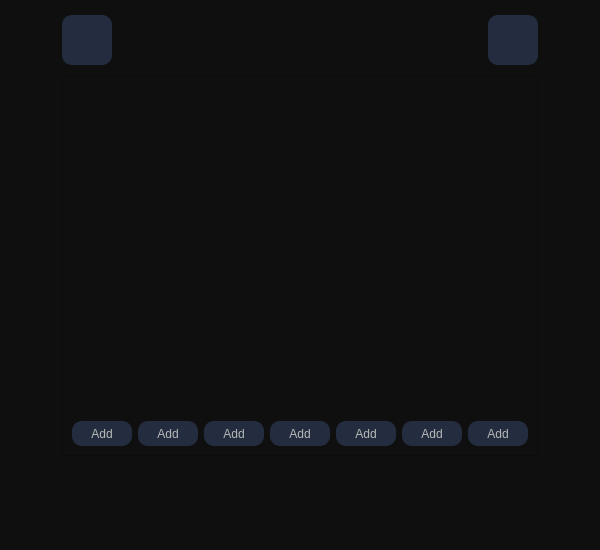
<?xml version="1.0" encoding="UTF-8"?>
<ui version="4.0">
 <class>Connect4Game</class>
 <widget class="QWidget" name="Connect4Game">
  <property name="geometry">
   <rect>
    <x>0</x>
    <y>0</y>
    <width>600</width>
    <height>550</height>
   </rect>
  </property>
  <property name="minimumSize">
   <size>
    <width>600</width>
    <height>550</height>
   </size>
  </property>
  <property name="styleSheet">
   <string notr="true">QWidget {
	background-color: #0F0F0F;
}
QPushButton {
	color: rgb(185, 185, 185);
	border-radius: 10px;
	background-color: #232D3F;
}

QPushButton:hover {
	background-color: #0086f4;
}

QLabel {
	color: rgb(209, 209, 209);
}</string>
  </property>
  <layout class="QGridLayout" name="gridLayout_2" rowstretch="3,0,0,1,0,2">
   <item row="4" column="4">
    <widget class="QLabel" name="vsLabel">
     <property name="maximumSize">
      <size>
       <width>50</width>
       <height>50</height>
      </size>
     </property>
     <property name="text">
      <string/>
     </property>
     <property name="pixmap">
      <pixmap resource="../Resources/resource.qrc">:/icons/vs.png</pixmap>
     </property>
     <property name="scaledContents">
      <bool>true</bool>
     </property>
     <property name="alignment">
      <set>Qt::AlignCenter</set>
     </property>
    </widget>
   </item>
   <item row="2" column="8">
    <spacer name="horizontalSpacer_2">
     <property name="orientation">
      <enum>Qt::Horizontal</enum>
     </property>
     <property name="sizeHint" stdset="0">
      <size>
       <width>0</width>
       <height>0</height>
      </size>
     </property>
    </spacer>
   </item>
   <item row="2" column="1" colspan="7">
    <widget class="QFrame" name="boardFrame">
     <property name="styleSheet">
      <string notr="true">QFrame {
    border: 1px solid #0086f4;
    border-radius: 10px;
}
QLabel {
	font: 700 20pt &quot;Comic Sans MS&quot;;
}

QFrame &gt; QWidget {
    border: none;
}</string>
     </property>
     <property name="frameShape">
      <enum>QFrame::StyledPanel</enum>
     </property>
     <property name="frameShadow">
      <enum>QFrame::Raised</enum>
     </property>
     <layout class="QGridLayout" name="gridLayout">
      <item row="5" column="3">
       <widget class="QLabel" name="cell19">
        <property name="minimumSize">
         <size>
          <width>50</width>
          <height>50</height>
         </size>
        </property>
        <property name="maximumSize">
         <size>
          <width>100</width>
          <height>50</height>
         </size>
        </property>
        <property name="text">
         <string/>
        </property>
        <property name="alignment">
         <set>Qt::AlignCenter</set>
        </property>
       </widget>
      </item>
      <item row="5" column="0">
       <widget class="QLabel" name="cell1">
        <property name="minimumSize">
         <size>
          <width>50</width>
          <height>50</height>
         </size>
        </property>
        <property name="maximumSize">
         <size>
          <width>100</width>
          <height>50</height>
         </size>
        </property>
        <property name="alignment">
         <set>Qt::AlignCenter</set>
        </property>
       </widget>
      </item>
      <item row="3" column="0">
       <widget class="QLabel" name="cell3">
        <property name="minimumSize">
         <size>
          <width>50</width>
          <height>50</height>
         </size>
        </property>
        <property name="maximumSize">
         <size>
          <width>100</width>
          <height>50</height>
         </size>
        </property>
        <property name="text">
         <string/>
        </property>
        <property name="alignment">
         <set>Qt::AlignCenter</set>
        </property>
       </widget>
      </item>
      <item row="5" column="2">
       <widget class="QLabel" name="cell13">
        <property name="minimumSize">
         <size>
          <width>50</width>
          <height>50</height>
         </size>
        </property>
        <property name="maximumSize">
         <size>
          <width>100</width>
          <height>50</height>
         </size>
        </property>
        <property name="text">
         <string/>
        </property>
        <property name="alignment">
         <set>Qt::AlignCenter</set>
        </property>
       </widget>
      </item>
      <item row="6" column="1">
       <widget class="QPushButton" name="push2">
        <property name="minimumSize">
         <size>
          <width>60</width>
          <height>25</height>
         </size>
        </property>
        <property name="maximumSize">
         <size>
          <width>100</width>
          <height>25</height>
         </size>
        </property>
        <property name="focusPolicy">
         <enum>Qt::NoFocus</enum>
        </property>
        <property name="text">
         <string>Add</string>
        </property>
        <property name="icon">
         <iconset resource="../Resources/resource.qrc">
          <normaloff>:/icons/add.png</normaloff>:/icons/add.png</iconset>
        </property>
        <property name="iconSize">
         <size>
          <width>16</width>
          <height>16</height>
         </size>
        </property>
       </widget>
      </item>
      <item row="6" column="4">
       <widget class="QPushButton" name="push5">
        <property name="minimumSize">
         <size>
          <width>60</width>
          <height>25</height>
         </size>
        </property>
        <property name="maximumSize">
         <size>
          <width>100</width>
          <height>25</height>
         </size>
        </property>
        <property name="focusPolicy">
         <enum>Qt::NoFocus</enum>
        </property>
        <property name="text">
         <string>Add</string>
        </property>
        <property name="icon">
         <iconset resource="../Resources/resource.qrc">
          <normaloff>:/icons/add.png</normaloff>:/icons/add.png</iconset>
        </property>
        <property name="iconSize">
         <size>
          <width>16</width>
          <height>16</height>
         </size>
        </property>
       </widget>
      </item>
      <item row="6" column="5">
       <widget class="QPushButton" name="push6">
        <property name="minimumSize">
         <size>
          <width>60</width>
          <height>25</height>
         </size>
        </property>
        <property name="maximumSize">
         <size>
          <width>100</width>
          <height>25</height>
         </size>
        </property>
        <property name="focusPolicy">
         <enum>Qt::NoFocus</enum>
        </property>
        <property name="text">
         <string>Add</string>
        </property>
        <property name="icon">
         <iconset resource="../Resources/resource.qrc">
          <normaloff>:/icons/add.png</normaloff>:/icons/add.png</iconset>
        </property>
        <property name="iconSize">
         <size>
          <width>16</width>
          <height>16</height>
         </size>
        </property>
       </widget>
      </item>
      <item row="5" column="1">
       <widget class="QLabel" name="cell7">
        <property name="minimumSize">
         <size>
          <width>50</width>
          <height>50</height>
         </size>
        </property>
        <property name="maximumSize">
         <size>
          <width>100</width>
          <height>50</height>
         </size>
        </property>
        <property name="text">
         <string/>
        </property>
        <property name="alignment">
         <set>Qt::AlignCenter</set>
        </property>
       </widget>
      </item>
      <item row="6" column="6">
       <widget class="QPushButton" name="push7">
        <property name="minimumSize">
         <size>
          <width>60</width>
          <height>25</height>
         </size>
        </property>
        <property name="maximumSize">
         <size>
          <width>100</width>
          <height>25</height>
         </size>
        </property>
        <property name="focusPolicy">
         <enum>Qt::NoFocus</enum>
        </property>
        <property name="styleSheet">
         <string notr="true"/>
        </property>
        <property name="text">
         <string>Add</string>
        </property>
        <property name="icon">
         <iconset resource="../Resources/resource.qrc">
          <normaloff>:/icons/add.png</normaloff>:/icons/add.png</iconset>
        </property>
        <property name="iconSize">
         <size>
          <width>16</width>
          <height>16</height>
         </size>
        </property>
       </widget>
      </item>
      <item row="5" column="6">
       <widget class="QLabel" name="cell37">
        <property name="minimumSize">
         <size>
          <width>50</width>
          <height>50</height>
         </size>
        </property>
        <property name="maximumSize">
         <size>
          <width>100</width>
          <height>50</height>
         </size>
        </property>
        <property name="text">
         <string/>
        </property>
        <property name="alignment">
         <set>Qt::AlignCenter</set>
        </property>
       </widget>
      </item>
      <item row="6" column="3">
       <widget class="QPushButton" name="push4">
        <property name="minimumSize">
         <size>
          <width>60</width>
          <height>25</height>
         </size>
        </property>
        <property name="maximumSize">
         <size>
          <width>100</width>
          <height>25</height>
         </size>
        </property>
        <property name="focusPolicy">
         <enum>Qt::NoFocus</enum>
        </property>
        <property name="text">
         <string>Add</string>
        </property>
        <property name="icon">
         <iconset resource="../Resources/resource.qrc">
          <normaloff>:/icons/add.png</normaloff>:/icons/add.png</iconset>
        </property>
        <property name="iconSize">
         <size>
          <width>16</width>
          <height>16</height>
         </size>
        </property>
       </widget>
      </item>
      <item row="4" column="0">
       <widget class="QLabel" name="cell2">
        <property name="minimumSize">
         <size>
          <width>50</width>
          <height>50</height>
         </size>
        </property>
        <property name="maximumSize">
         <size>
          <width>100</width>
          <height>50</height>
         </size>
        </property>
        <property name="text">
         <string/>
        </property>
        <property name="alignment">
         <set>Qt::AlignCenter</set>
        </property>
       </widget>
      </item>
      <item row="5" column="4">
       <widget class="QLabel" name="cell25">
        <property name="minimumSize">
         <size>
          <width>50</width>
          <height>50</height>
         </size>
        </property>
        <property name="maximumSize">
         <size>
          <width>100</width>
          <height>50</height>
         </size>
        </property>
        <property name="text">
         <string/>
        </property>
        <property name="alignment">
         <set>Qt::AlignCenter</set>
        </property>
       </widget>
      </item>
      <item row="2" column="0">
       <widget class="QLabel" name="cell4">
        <property name="minimumSize">
         <size>
          <width>50</width>
          <height>50</height>
         </size>
        </property>
        <property name="maximumSize">
         <size>
          <width>100</width>
          <height>50</height>
         </size>
        </property>
        <property name="text">
         <string/>
        </property>
        <property name="alignment">
         <set>Qt::AlignCenter</set>
        </property>
       </widget>
      </item>
      <item row="6" column="0">
       <widget class="QPushButton" name="push1">
        <property name="minimumSize">
         <size>
          <width>60</width>
          <height>25</height>
         </size>
        </property>
        <property name="maximumSize">
         <size>
          <width>100</width>
          <height>25</height>
         </size>
        </property>
        <property name="focusPolicy">
         <enum>Qt::NoFocus</enum>
        </property>
        <property name="text">
         <string>Add</string>
        </property>
        <property name="icon">
         <iconset resource="../Resources/resource.qrc">
          <normaloff>:/icons/add.png</normaloff>:/icons/add.png</iconset>
        </property>
        <property name="iconSize">
         <size>
          <width>16</width>
          <height>16</height>
         </size>
        </property>
       </widget>
      </item>
      <item row="6" column="2">
       <widget class="QPushButton" name="push3">
        <property name="minimumSize">
         <size>
          <width>60</width>
          <height>25</height>
         </size>
        </property>
        <property name="maximumSize">
         <size>
          <width>100</width>
          <height>25</height>
         </size>
        </property>
        <property name="focusPolicy">
         <enum>Qt::NoFocus</enum>
        </property>
        <property name="text">
         <string>Add</string>
        </property>
        <property name="icon">
         <iconset resource="../Resources/resource.qrc">
          <normaloff>:/icons/add.png</normaloff>:/icons/add.png</iconset>
        </property>
        <property name="iconSize">
         <size>
          <width>16</width>
          <height>16</height>
         </size>
        </property>
       </widget>
      </item>
      <item row="1" column="0">
       <widget class="QLabel" name="cell5">
        <property name="minimumSize">
         <size>
          <width>50</width>
          <height>50</height>
         </size>
        </property>
        <property name="maximumSize">
         <size>
          <width>100</width>
          <height>50</height>
         </size>
        </property>
        <property name="text">
         <string/>
        </property>
        <property name="alignment">
         <set>Qt::AlignCenter</set>
        </property>
       </widget>
      </item>
      <item row="5" column="5">
       <widget class="QLabel" name="cell31">
        <property name="minimumSize">
         <size>
          <width>50</width>
          <height>50</height>
         </size>
        </property>
        <property name="maximumSize">
         <size>
          <width>100</width>
          <height>50</height>
         </size>
        </property>
        <property name="text">
         <string/>
        </property>
        <property name="alignment">
         <set>Qt::AlignCenter</set>
        </property>
       </widget>
      </item>
      <item row="0" column="0">
       <widget class="QLabel" name="cell6">
        <property name="minimumSize">
         <size>
          <width>50</width>
          <height>50</height>
         </size>
        </property>
        <property name="maximumSize">
         <size>
          <width>100</width>
          <height>50</height>
         </size>
        </property>
        <property name="text">
         <string/>
        </property>
        <property name="alignment">
         <set>Qt::AlignCenter</set>
        </property>
       </widget>
      </item>
      <item row="4" column="1">
       <widget class="QLabel" name="cell8">
        <property name="minimumSize">
         <size>
          <width>50</width>
          <height>50</height>
         </size>
        </property>
        <property name="maximumSize">
         <size>
          <width>100</width>
          <height>50</height>
         </size>
        </property>
        <property name="text">
         <string/>
        </property>
        <property name="alignment">
         <set>Qt::AlignCenter</set>
        </property>
       </widget>
      </item>
      <item row="3" column="1">
       <widget class="QLabel" name="cell9">
        <property name="minimumSize">
         <size>
          <width>50</width>
          <height>50</height>
         </size>
        </property>
        <property name="maximumSize">
         <size>
          <width>100</width>
          <height>50</height>
         </size>
        </property>
        <property name="text">
         <string/>
        </property>
        <property name="alignment">
         <set>Qt::AlignCenter</set>
        </property>
       </widget>
      </item>
      <item row="2" column="1">
       <widget class="QLabel" name="cell10">
        <property name="minimumSize">
         <size>
          <width>50</width>
          <height>50</height>
         </size>
        </property>
        <property name="maximumSize">
         <size>
          <width>100</width>
          <height>50</height>
         </size>
        </property>
        <property name="text">
         <string/>
        </property>
        <property name="alignment">
         <set>Qt::AlignCenter</set>
        </property>
       </widget>
      </item>
      <item row="1" column="1">
       <widget class="QLabel" name="cell11">
        <property name="minimumSize">
         <size>
          <width>50</width>
          <height>50</height>
         </size>
        </property>
        <property name="maximumSize">
         <size>
          <width>100</width>
          <height>50</height>
         </size>
        </property>
        <property name="text">
         <string/>
        </property>
        <property name="alignment">
         <set>Qt::AlignCenter</set>
        </property>
       </widget>
      </item>
      <item row="0" column="1">
       <widget class="QLabel" name="cell12">
        <property name="minimumSize">
         <size>
          <width>50</width>
          <height>50</height>
         </size>
        </property>
        <property name="maximumSize">
         <size>
          <width>100</width>
          <height>50</height>
         </size>
        </property>
        <property name="text">
         <string/>
        </property>
        <property name="alignment">
         <set>Qt::AlignCenter</set>
        </property>
       </widget>
      </item>
      <item row="4" column="2">
       <widget class="QLabel" name="cell14">
        <property name="minimumSize">
         <size>
          <width>50</width>
          <height>50</height>
         </size>
        </property>
        <property name="maximumSize">
         <size>
          <width>100</width>
          <height>50</height>
         </size>
        </property>
        <property name="text">
         <string/>
        </property>
        <property name="alignment">
         <set>Qt::AlignCenter</set>
        </property>
       </widget>
      </item>
      <item row="3" column="2">
       <widget class="QLabel" name="cell15">
        <property name="minimumSize">
         <size>
          <width>50</width>
          <height>50</height>
         </size>
        </property>
        <property name="maximumSize">
         <size>
          <width>100</width>
          <height>50</height>
         </size>
        </property>
        <property name="text">
         <string/>
        </property>
        <property name="alignment">
         <set>Qt::AlignCenter</set>
        </property>
       </widget>
      </item>
      <item row="2" column="2">
       <widget class="QLabel" name="cell16">
        <property name="minimumSize">
         <size>
          <width>50</width>
          <height>50</height>
         </size>
        </property>
        <property name="maximumSize">
         <size>
          <width>100</width>
          <height>50</height>
         </size>
        </property>
        <property name="text">
         <string/>
        </property>
        <property name="alignment">
         <set>Qt::AlignCenter</set>
        </property>
       </widget>
      </item>
      <item row="1" column="2">
       <widget class="QLabel" name="cell17">
        <property name="minimumSize">
         <size>
          <width>50</width>
          <height>50</height>
         </size>
        </property>
        <property name="maximumSize">
         <size>
          <width>100</width>
          <height>50</height>
         </size>
        </property>
        <property name="text">
         <string/>
        </property>
        <property name="alignment">
         <set>Qt::AlignCenter</set>
        </property>
       </widget>
      </item>
      <item row="0" column="2">
       <widget class="QLabel" name="cell18">
        <property name="minimumSize">
         <size>
          <width>50</width>
          <height>50</height>
         </size>
        </property>
        <property name="maximumSize">
         <size>
          <width>100</width>
          <height>50</height>
         </size>
        </property>
        <property name="text">
         <string/>
        </property>
        <property name="alignment">
         <set>Qt::AlignCenter</set>
        </property>
       </widget>
      </item>
      <item row="4" column="3">
       <widget class="QLabel" name="cell20">
        <property name="minimumSize">
         <size>
          <width>50</width>
          <height>50</height>
         </size>
        </property>
        <property name="maximumSize">
         <size>
          <width>100</width>
          <height>50</height>
         </size>
        </property>
        <property name="text">
         <string/>
        </property>
        <property name="alignment">
         <set>Qt::AlignCenter</set>
        </property>
       </widget>
      </item>
      <item row="4" column="4">
       <widget class="QLabel" name="cell26">
        <property name="minimumSize">
         <size>
          <width>50</width>
          <height>50</height>
         </size>
        </property>
        <property name="maximumSize">
         <size>
          <width>100</width>
          <height>50</height>
         </size>
        </property>
        <property name="text">
         <string/>
        </property>
        <property name="alignment">
         <set>Qt::AlignCenter</set>
        </property>
       </widget>
      </item>
      <item row="3" column="3">
       <widget class="QLabel" name="cell21">
        <property name="minimumSize">
         <size>
          <width>50</width>
          <height>50</height>
         </size>
        </property>
        <property name="maximumSize">
         <size>
          <width>100</width>
          <height>50</height>
         </size>
        </property>
        <property name="text">
         <string/>
        </property>
        <property name="alignment">
         <set>Qt::AlignCenter</set>
        </property>
       </widget>
      </item>
      <item row="2" column="3">
       <widget class="QLabel" name="cell22">
        <property name="minimumSize">
         <size>
          <width>50</width>
          <height>50</height>
         </size>
        </property>
        <property name="maximumSize">
         <size>
          <width>100</width>
          <height>50</height>
         </size>
        </property>
        <property name="text">
         <string/>
        </property>
        <property name="alignment">
         <set>Qt::AlignCenter</set>
        </property>
       </widget>
      </item>
      <item row="1" column="3">
       <widget class="QLabel" name="cell23">
        <property name="minimumSize">
         <size>
          <width>50</width>
          <height>50</height>
         </size>
        </property>
        <property name="maximumSize">
         <size>
          <width>100</width>
          <height>50</height>
         </size>
        </property>
        <property name="text">
         <string/>
        </property>
        <property name="alignment">
         <set>Qt::AlignCenter</set>
        </property>
       </widget>
      </item>
      <item row="0" column="3">
       <widget class="QLabel" name="cell24">
        <property name="minimumSize">
         <size>
          <width>50</width>
          <height>50</height>
         </size>
        </property>
        <property name="maximumSize">
         <size>
          <width>100</width>
          <height>50</height>
         </size>
        </property>
        <property name="text">
         <string/>
        </property>
        <property name="alignment">
         <set>Qt::AlignCenter</set>
        </property>
       </widget>
      </item>
      <item row="3" column="4">
       <widget class="QLabel" name="cell27">
        <property name="minimumSize">
         <size>
          <width>50</width>
          <height>50</height>
         </size>
        </property>
        <property name="maximumSize">
         <size>
          <width>100</width>
          <height>50</height>
         </size>
        </property>
        <property name="text">
         <string/>
        </property>
        <property name="alignment">
         <set>Qt::AlignCenter</set>
        </property>
       </widget>
      </item>
      <item row="2" column="4">
       <widget class="QLabel" name="cell28">
        <property name="minimumSize">
         <size>
          <width>50</width>
          <height>50</height>
         </size>
        </property>
        <property name="maximumSize">
         <size>
          <width>100</width>
          <height>50</height>
         </size>
        </property>
        <property name="text">
         <string/>
        </property>
        <property name="alignment">
         <set>Qt::AlignCenter</set>
        </property>
       </widget>
      </item>
      <item row="1" column="4">
       <widget class="QLabel" name="cell29">
        <property name="minimumSize">
         <size>
          <width>50</width>
          <height>50</height>
         </size>
        </property>
        <property name="maximumSize">
         <size>
          <width>100</width>
          <height>50</height>
         </size>
        </property>
        <property name="text">
         <string/>
        </property>
        <property name="alignment">
         <set>Qt::AlignCenter</set>
        </property>
       </widget>
      </item>
      <item row="0" column="4">
       <widget class="QLabel" name="cell30">
        <property name="minimumSize">
         <size>
          <width>50</width>
          <height>50</height>
         </size>
        </property>
        <property name="maximumSize">
         <size>
          <width>100</width>
          <height>50</height>
         </size>
        </property>
        <property name="text">
         <string/>
        </property>
        <property name="alignment">
         <set>Qt::AlignCenter</set>
        </property>
       </widget>
      </item>
      <item row="4" column="5">
       <widget class="QLabel" name="cell32">
        <property name="minimumSize">
         <size>
          <width>50</width>
          <height>50</height>
         </size>
        </property>
        <property name="maximumSize">
         <size>
          <width>100</width>
          <height>50</height>
         </size>
        </property>
        <property name="text">
         <string/>
        </property>
        <property name="alignment">
         <set>Qt::AlignCenter</set>
        </property>
       </widget>
      </item>
      <item row="3" column="5">
       <widget class="QLabel" name="cell33">
        <property name="minimumSize">
         <size>
          <width>50</width>
          <height>50</height>
         </size>
        </property>
        <property name="maximumSize">
         <size>
          <width>100</width>
          <height>50</height>
         </size>
        </property>
        <property name="font">
         <font>
          <family>Comic Sans MS</family>
          <pointsize>20</pointsize>
          <italic>false</italic>
          <bold>true</bold>
         </font>
        </property>
        <property name="text">
         <string/>
        </property>
        <property name="alignment">
         <set>Qt::AlignCenter</set>
        </property>
       </widget>
      </item>
      <item row="2" column="5">
       <widget class="QLabel" name="cell34">
        <property name="minimumSize">
         <size>
          <width>50</width>
          <height>50</height>
         </size>
        </property>
        <property name="maximumSize">
         <size>
          <width>100</width>
          <height>50</height>
         </size>
        </property>
        <property name="text">
         <string/>
        </property>
        <property name="alignment">
         <set>Qt::AlignCenter</set>
        </property>
       </widget>
      </item>
      <item row="0" column="5">
       <widget class="QLabel" name="cell36">
        <property name="minimumSize">
         <size>
          <width>50</width>
          <height>50</height>
         </size>
        </property>
        <property name="maximumSize">
         <size>
          <width>100</width>
          <height>50</height>
         </size>
        </property>
        <property name="text">
         <string/>
        </property>
        <property name="alignment">
         <set>Qt::AlignCenter</set>
        </property>
       </widget>
      </item>
      <item row="4" column="6">
       <widget class="QLabel" name="cell38">
        <property name="minimumSize">
         <size>
          <width>50</width>
          <height>50</height>
         </size>
        </property>
        <property name="maximumSize">
         <size>
          <width>100</width>
          <height>50</height>
         </size>
        </property>
        <property name="text">
         <string/>
        </property>
        <property name="alignment">
         <set>Qt::AlignCenter</set>
        </property>
       </widget>
      </item>
      <item row="3" column="6">
       <widget class="QLabel" name="cell39">
        <property name="minimumSize">
         <size>
          <width>50</width>
          <height>50</height>
         </size>
        </property>
        <property name="maximumSize">
         <size>
          <width>100</width>
          <height>50</height>
         </size>
        </property>
        <property name="text">
         <string/>
        </property>
        <property name="alignment">
         <set>Qt::AlignCenter</set>
        </property>
       </widget>
      </item>
      <item row="2" column="6">
       <widget class="QLabel" name="cell40">
        <property name="minimumSize">
         <size>
          <width>50</width>
          <height>50</height>
         </size>
        </property>
        <property name="maximumSize">
         <size>
          <width>100</width>
          <height>50</height>
         </size>
        </property>
        <property name="text">
         <string/>
        </property>
        <property name="alignment">
         <set>Qt::AlignCenter</set>
        </property>
       </widget>
      </item>
      <item row="1" column="6">
       <widget class="QLabel" name="cell41">
        <property name="minimumSize">
         <size>
          <width>50</width>
          <height>50</height>
         </size>
        </property>
        <property name="maximumSize">
         <size>
          <width>100</width>
          <height>50</height>
         </size>
        </property>
        <property name="text">
         <string/>
        </property>
        <property name="alignment">
         <set>Qt::AlignCenter</set>
        </property>
       </widget>
      </item>
      <item row="0" column="6">
       <widget class="QLabel" name="cell42">
        <property name="minimumSize">
         <size>
          <width>50</width>
          <height>50</height>
         </size>
        </property>
        <property name="maximumSize">
         <size>
          <width>100</width>
          <height>50</height>
         </size>
        </property>
        <property name="text">
         <string/>
        </property>
        <property name="alignment">
         <set>Qt::AlignCenter</set>
        </property>
       </widget>
      </item>
      <item row="1" column="5">
       <widget class="QLabel" name="cell35">
        <property name="minimumSize">
         <size>
          <width>50</width>
          <height>50</height>
         </size>
        </property>
        <property name="maximumSize">
         <size>
          <width>100</width>
          <height>50</height>
         </size>
        </property>
        <property name="text">
         <string/>
        </property>
        <property name="alignment">
         <set>Qt::AlignCenter</set>
        </property>
       </widget>
      </item>
     </layout>
    </widget>
   </item>
   <item row="3" column="4">
    <spacer name="verticalSpacer_3">
     <property name="orientation">
      <enum>Qt::Vertical</enum>
     </property>
     <property name="sizeHint" stdset="0">
      <size>
       <width>20</width>
       <height>40</height>
      </size>
     </property>
    </spacer>
   </item>
   <item row="2" column="0">
    <spacer name="horizontalSpacer">
     <property name="orientation">
      <enum>Qt::Horizontal</enum>
     </property>
     <property name="sizeHint" stdset="0">
      <size>
       <width>0</width>
       <height>0</height>
      </size>
     </property>
    </spacer>
   </item>
   <item row="0" column="1">
    <widget class="QPushButton" name="homeButton">
     <property name="minimumSize">
      <size>
       <width>50</width>
       <height>50</height>
      </size>
     </property>
     <property name="maximumSize">
      <size>
       <width>50</width>
       <height>50</height>
      </size>
     </property>
     <property name="focusPolicy">
      <enum>Qt::NoFocus</enum>
     </property>
     <property name="styleSheet">
      <string notr="true">QPushButton:hover
{
	background-color: #00aaff;
} </string>
     </property>
     <property name="text">
      <string/>
     </property>
     <property name="icon">
      <iconset resource="../Resources/resource.qrc">
       <normaloff>:/icons/home.png</normaloff>:/icons/home.png</iconset>
     </property>
     <property name="iconSize">
      <size>
       <width>24</width>
       <height>24</height>
      </size>
     </property>
    </widget>
   </item>
   <item row="5" column="4">
    <spacer name="verticalSpacer_2">
     <property name="orientation">
      <enum>Qt::Vertical</enum>
     </property>
     <property name="sizeHint" stdset="0">
      <size>
       <width>20</width>
       <height>40</height>
      </size>
     </property>
    </spacer>
   </item>
   <item row="4" column="6" colspan="2">
    <widget class="QLabel" name="player2Label">
     <property name="font">
      <font>
       <family>Comic Sans MS</family>
       <pointsize>12</pointsize>
       <bold>true</bold>
      </font>
     </property>
     <property name="text">
      <string/>
     </property>
     <property name="alignment">
      <set>Qt::AlignCenter</set>
     </property>
    </widget>
   </item>
   <item row="0" column="7" alignment="Qt::AlignRight|Qt::AlignVCenter">
    <widget class="QPushButton" name="restartButton">
     <property name="minimumSize">
      <size>
       <width>50</width>
       <height>50</height>
      </size>
     </property>
     <property name="maximumSize">
      <size>
       <width>50</width>
       <height>50</height>
      </size>
     </property>
     <property name="focusPolicy">
      <enum>Qt::NoFocus</enum>
     </property>
     <property name="styleSheet">
      <string notr="true">QPushButton:hover
{
	background-color: #00aaff;
} </string>
     </property>
     <property name="text">
      <string/>
     </property>
     <property name="icon">
      <iconset resource="../Resources/resource.qrc">
       <normaloff>:/icons/redo.png</normaloff>:/icons/redo.png</iconset>
     </property>
     <property name="iconSize">
      <size>
       <width>25</width>
       <height>25</height>
      </size>
     </property>
    </widget>
   </item>
   <item row="0" column="4">
    <spacer name="verticalSpacer">
     <property name="orientation">
      <enum>Qt::Vertical</enum>
     </property>
     <property name="sizeHint" stdset="0">
      <size>
       <width>20</width>
       <height>40</height>
      </size>
     </property>
    </spacer>
   </item>
   <item row="4" column="1" colspan="2">
    <widget class="QLabel" name="player1Label">
     <property name="font">
      <font>
       <family>Comic Sans MS</family>
       <pointsize>12</pointsize>
       <bold>true</bold>
      </font>
     </property>
     <property name="text">
      <string/>
     </property>
     <property name="alignment">
      <set>Qt::AlignCenter</set>
     </property>
    </widget>
   </item>
  </layout>
 </widget>
 <resources>
  <include location="../Resources/resource.qrc"/>
 </resources>
 <connections/>
</ui>
